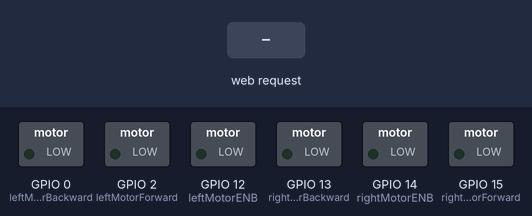
Recording of a sketch running on a simulated ESP8266 (NodeMCU). Parts: switched loads named in the sketch (green lamp = pin HIGH). The inputs (shaded band) are chosen by the test bench. WiFi joins after 1.5 s; servers stay silent unless stated; what the sketch prints to the serial monitor is not drawn.

Above: at 2.7 s.
2.8 s: HTTP request GET /5/forward received
At 3.4 s:
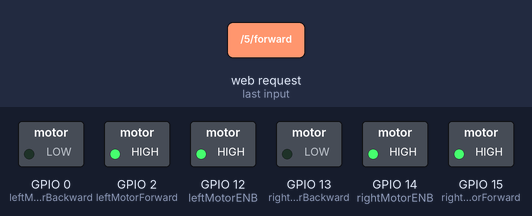
4.3 s: HTTP request GET /5/backward received
At 5.5 s:
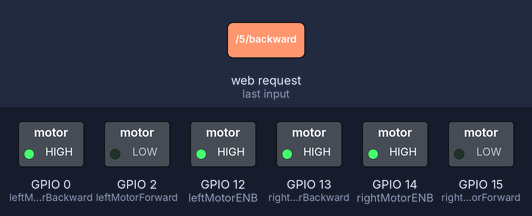
5.8 s: HTTP request GET /5/left received
At 6.8 s:
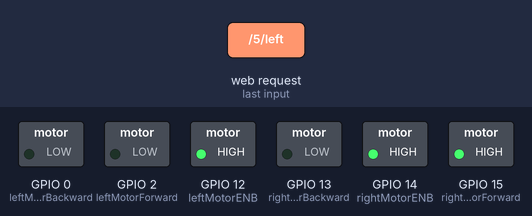
7.3 s: HTTP request GET /5/right received
At 8.0 s:
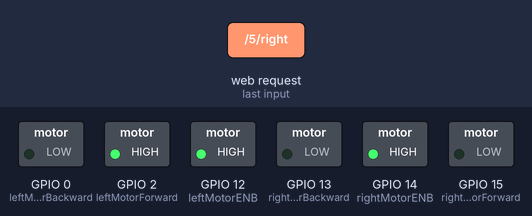
Timing chart, 0 to 9.8 s (numbered marks = the images above; inputs shaded):
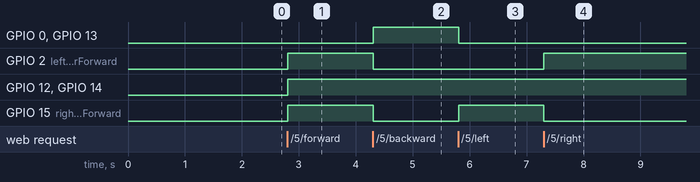

The sketch:

WiFI_ToyCar.ino
```cpp
#include <ESP8266WiFi.h>

const char* ssid     = "Bethel_2.4G"; //Check HGU_WLAN
const char* password = "handong1"; //Check your password

// Set web server port number to 80
WiFiServer server(80);

// Variable to store the HTTP request
String header;

// variables to store the current output state
String output7State = "stop";

/* define L298N or L293D motor control pins */
//const int output7 = 13 ; //output connected to 7
const int leftMotorBackward = 0;    /* GPIO0(D3) -> IN4   */
const int leftMotorForward = 2;     /* GPIO2(D4) -> IN3   */
const int rightMotorForward = 15;   /* GPIO15(D8) -> IN1  */
const int rightMotorBackward = 13;  /* GPIO13(D7) -> IN2  */

/* define L298N or L293D enable pins */
int rightMotorENB = 14; /* GPIO14(D5) -> Motor-A Enable */
int leftMotorENB = 12;  /* GPIO12(D6) -> Motor-B Enable */

// Current time
unsigned long currentTime = millis();
// Previous time
unsigned long previousTime = 0;
// Define timeout time in milliseconds (example: 2000ms = 2s)
const long timeoutTime = 2000;

void setup() {
  Serial.begin(115200);
  // Initialize the output variables as outputs
  pinMode(leftMotorForward, OUTPUT);
  pinMode(rightMotorForward, OUTPUT);
  pinMode(leftMotorBackward, OUTPUT);
  pinMode(rightMotorBackward, OUTPUT);

  pinMode(leftMotorENB, OUTPUT);
  pinMode(rightMotorENB, OUTPUT);

  //pinMode(output4, OUTPUT);
//  digitalWrite(output7, LOW);
  // Connect to Wi-Fi network with SSID and password
  Serial.print("Connecting to ");
  Serial.println(ssid);
  WiFi.begin(ssid, password);
  while (WiFi.status() != WL_CONNECTED) {
    delay(500);
    Serial.print(".");
  }
  // Print local IP address and start web server
  Serial.println("");
  Serial.println("WiFi connected.");
  Serial.println("IP address: ");
  Serial.println(WiFi.localIP());
  server.begin();
}

void loop(){
  WiFiClient client = server.available();   // Listen for incoming clients

  if (client) {                             // If a new client connects,
    Serial.println("New Client.");          // print a message out in the serial port
    String currentLine = "";                // make a String to hold incoming data from the client
    currentTime = millis();
    previousTime = currentTime;
    while (client.connected() && currentTime - previousTime <= timeoutTime) { // loop while the client's connected
      currentTime = millis();
      if (client.available()) {             // if there's bytes to read from the client,
        char c = client.read();             // read a byte, then
        Serial.write(c);                    // print it out the serial monitor
        header += c;
        if (c == '\n') {                    // if the byte is a newline character
          // if the current line is blank, you got two newline characters in a row.
          // that's the end of the client HTTP request, so send a response:
          if (currentLine.length() == 0) {
            // HTTP headers always start with a response code (e.g. HTTP/1.1 200 OK)
            // and a content-type so the client knows what's coming, then a blank line:
            client.println("HTTP/1.1 200 OK");
            client.println("Content-type:text/html");
            client.println("Connection: close");
            client.println();

            // turns the GPIOs on and off
            if (header.indexOf("GET /5/forward") >= 0) {
              Serial.println("Motor forward");
              output7State = "forward";
              MotorForward();
            } else if (header.indexOf("GET /5/backward") >= 0) {
              Serial.println("Motor backward");
              output7State = "backward";
              MotorBackward();
            }
            else if (header.indexOf("GET /5/left") >= 0) {
              Serial.println("Motor left");
              output7State = "left";
              TurnLeft();
            }
            else if (header.indexOf("GET /5/right") >= 0) {
              Serial.println("Motor right");
              output7State = "right";
              TurnRight();
            }
            else if (header.indexOf("GET /5/stop") >= 0) {
              Serial.println("Motor stop");
              output7State = "stop";
              MotorStop();
            }

            // Display the HTML web page
            client.println("<!DOCTYPE html><html>");
            client.println("<head><meta name=\"viewport\" content=\"width=device-width, initial-scale=1\">");
            client.println("<link rel=\"icon\" href=\"data:,\">");
            // CSS to style the on/off buttons
            // Feel free to change the background-color and font-size attributes to fit your preferences
            client.println("<style>html { font-family: Helvetica; display: inline-block; margin: 0px auto; text-align: center;}");
            client.println(".button { background-color: yellow;font-size: 30px; ");
            client.println("text-decoration: none;}");
            client.println(".button2 {background-color: gray;font-size: 30px;}</style></head>");

            // Web Page Heading
            client.println("<body><h2>IOT FINAL EXAM</h2>");

            // Display current state, and ON/OFF buttons for GPIO 5
            client.println("<p><h3>Toy car ESP8266 Wifi controller<h3></p>");
            // If the output7State is off, it displays the ON button

            if (output7State=="forward") {
              client.println("<p><a href=\"/5/forward\"><button class=\"button2\">Forward</button></a></p>");
            client.println("<p><a href=\"/5/backward\"><button class=\"button\">Backward</button></a></p>");
            client.println("<p><a href=\"/5/left\"><button class=\"button\">Turn left</button></a></p>");
            client.println("<p><a href=\"/5/right\"><button class=\"button\">Turn right</button></a></p>");
            client.println("<p><a href=\"/5/stop\"><button class=\"button\">Stop</button></a></p>");
              }
            else if (output7State=="backward") {
              client.println("<p><a href=\"/5/forward\"><button class=\"button\">Forward</button></a></p>");
            client.println("<p><a href=\"/5/backward\"><button class=\"button2\">Backward</button></a></p>");
            client.println("<p><a href=\"/5/left\"><button class=\"button\">Turn left</button></a></p>");
            client.println("<p><a href=\"/5/right\"><button class=\"button\">Turn right</button></a></p>");
            client.println("<p><a href=\"/5/stop\"><button class=\"button\">Stop</button></a></p>");
              }
            else if (output7State=="left"){
              client.println("<p><a href=\"/5/forward\"><button class=\"button\">Forward</button></a></p>");
            client.println("<p><a href=\"/5/backward\"><button class=\"button\">Backward</button></a></p>");
            client.println("<p><a href=\"/5/left\"><button class=\"button2\">Turn left</button></a></p>");
            client.println("<p><a href=\"/5/right\"><button class=\"button\">Turn right</button></a></p>");
            client.println("<p><a href=\"/5/stop\"><button class=\"button\">Stop</button></a></p>");
              }
            else if (output7State=="right"){
              client.println("<p><a href=\"/5/forward\"><button class=\"button\">Forward</button></a></p>");
            client.println("<p><a href=\"/5/backward\"><button class=\"button\">Backward</button></a></p>");
            client.println("<p><a href=\"/5/left\"><button class=\"button\">Turn left</button></a></p>");
            client.println("<p><a href=\"/5/right\"><button class=\"button2\">Turn right</button></a></p>");
            client.println("<p><a href=\"/5/stop\"><button class=\"button\">Stop</button></a></p>");
              }
            else if (output7State=="stop"){
              client.println("<p><a href=\"/5/forward\"><button class=\"button\">Forward</button></a></p>");
            client.println("<p><a href=\"/5/backward\"><button class=\"button\">Backward</button></a></p>");
            client.println("<p><a href=\"/5/left\"><button class=\"button\">Turn left</button></a></p>");
            client.println("<p><a href=\"/5/right\"><button class=\"button\">Turn right</button></a></p>");
            client.println("<p><a href=\"/5/stop\"><button class=\"button2\">Stop</button></a></p>");
              }
            client.println("<p><h3>Renaud Axel Monentchame Eba - 22147003<h3></p>");
            client.println("</body></html>");

            // The HTTP response ends with another blank line
            client.println();
            // Break out of the while loop
            break;
          } else { // if you got a newline, then clear currentLine
            currentLine = "";
          }
        } else if (c != '\r') {  // if you got anything else but a carriage return character,
          currentLine += c;      // add it to the end of the currentLine
        }
      }
    }

    // Clear the header variable
    header = "";
    // Close the connection
    client.stop();
    Serial.println("Client disconnected.");
    Serial.println("");
  }
}
/********************************************* FORWARD *****************************************************/
void MotorForward()
{
  digitalWrite(leftMotorENB,HIGH);
  digitalWrite(rightMotorENB,HIGH);
  digitalWrite(rightMotorForward,HIGH);
  digitalWrite(rightMotorBackward,LOW);
    digitalWrite(leftMotorForward,HIGH);
  digitalWrite(leftMotorBackward,LOW);

}

/********************************************* BACKWARD *****************************************************/
void MotorBackward()
{
  digitalWrite(leftMotorENB,HIGH);
  digitalWrite(rightMotorENB,HIGH);
  digitalWrite(leftMotorBackward,HIGH);
  digitalWrite(rightMotorBackward,HIGH);
  digitalWrite(leftMotorForward,LOW);
  digitalWrite(rightMotorForward,LOW);
}

/********************************************* TURN LEFT *****************************************************/
void TurnLeft()
{
  digitalWrite(leftMotorENB,HIGH);
  digitalWrite(rightMotorENB,HIGH);
  digitalWrite(leftMotorForward,LOW);
  digitalWrite(rightMotorForward,HIGH);
  digitalWrite(rightMotorBackward,LOW);
  digitalWrite(leftMotorBackward,LOW);
}

/********************************************* TURN RIGHT *****************************************************/
void TurnRight()
{
  digitalWrite(leftMotorENB,HIGH);
  digitalWrite(rightMotorENB,HIGH);
  digitalWrite(leftMotorForward,HIGH);
  digitalWrite(rightMotorForward,LOW);
  digitalWrite(rightMotorBackward,LOW);
  digitalWrite(leftMotorBackward,LOW);
}

/********************************************* STOP *****************************************************/
void MotorStop()
{
  digitalWrite(leftMotorENB,LOW);
  digitalWrite(rightMotorENB,LOW);
  digitalWrite(leftMotorForward,LOW);
  digitalWrite(leftMotorBackward,LOW);
  digitalWrite(rightMotorForward,LOW);
  digitalWrite(rightMotorBackward,LOW);
}
```

Measured:
- after the input at 2.8 s, GPIO 2 (leftMotorForward), GPIO 12 (leftMotorENB), GPIO 14 (rightMotorENB), GPIO 15 (rightMotorForward): LOW → HIGH at once
- after the input at 4.3 s, GPIO 0 (leftMotorBackward), GPIO 13 (rightMotorBackward): LOW → HIGH at once; GPIO 2 (leftMotorForward), GPIO 15 (rightMotorForward): HIGH → LOW at once
- after the input at 5.8 s, GPIO 0 (leftMotorBackward), GPIO 13 (rightMotorBackward): HIGH → LOW at once; GPIO 15 (rightMotorForward): LOW → HIGH at once
- after the input at 7.3 s, GPIO 2 (leftMotorForward): LOW → HIGH at once; GPIO 15 (rightMotorForward): HIGH → LOW at once
